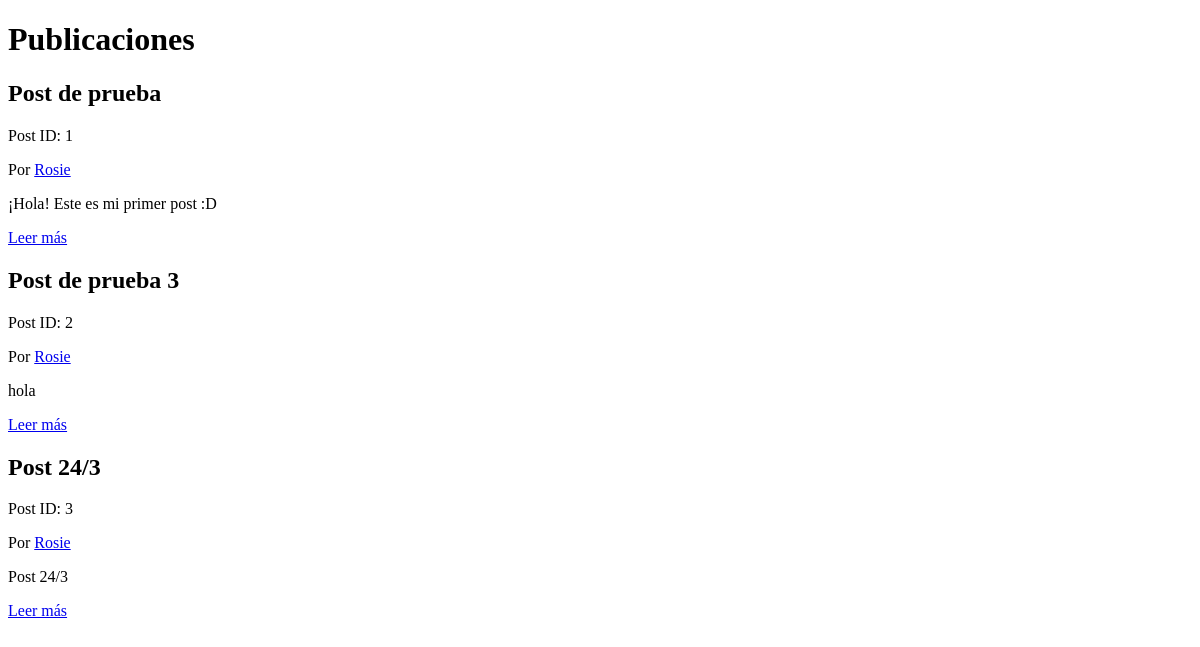
/posts/, run on an earlier commit of the app's database.
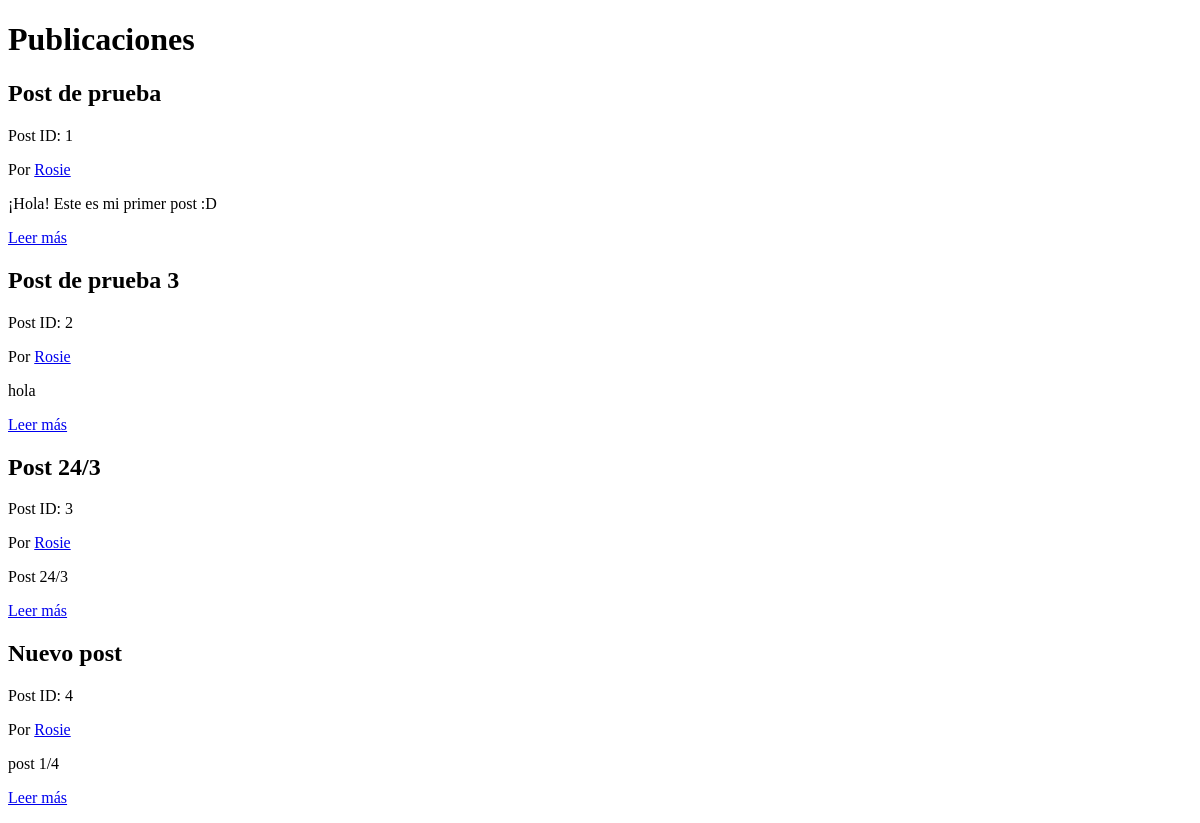
And on a later commit of the database.
### blog/models.py (models this page shows, shortened)
class Post(models.Model):
    title = models.CharField(max_length=200)
    content = models.TextField()
    image = models.ImageField(upload_to='post_images/', blank=True, null=True)
    author = models.ForeignKey(User, on_delete=models.CASCADE)
    created_at = models.DateTimeField(auto_now_add=True)
    updated_at = models.DateTimeField(auto_now=True)
    status = models.CharField(max_length=20, choices=[('draft', 'Draft'), ('published', 'Published')], default='draft')
    def get_absolute_url(self):
        return reverse('post_detail', kwargs={'pk': self.pk})

### blog/views.py (the view)
# urls.py: path('posts/', views.PostListView.as_view(), name='post_list'),
class PostListView(ListView):
    model = Post
    template_name = "blog/home.html"
    context_object_name = "posts"

### blog/templates/blog/post_list.html (shortened to what this page needs)
{% load static %}
<!DOCTYPE html>
<html lang="es">
<head>
</head>
<body>
    <h1>Publicaciones</h1>
    {% for post in posts %}
        <div>
            <h2>{{ post.title }}</h2>
            <p>Post ID: {{ post.pk }}</p>
            <p>Por <a href="{% url 'profile' post.author.username %}">{{ post.author.username }}</a></p>
            <p>{{ post.content|truncatewords:50 }}</p>
            <p><a href="{{ post.get_absolute_url }}">Leer más</a></p>
        </div>
    {% endfor %}
</body>
</html>

What changed in the data, as far as the page shows it:
added Post: title "Nuevo post", pk "4", author.username "Rosie", content "post 1/4"
